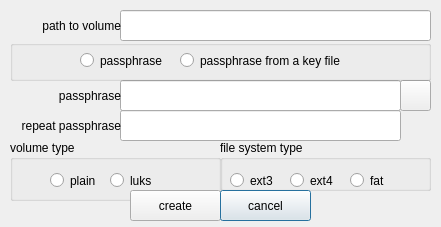
<?xml version="1.0" encoding="UTF-8"?>
<ui version="4.0">
 <class>createpartition</class>
 <widget class="QWidget" name="createpartition">
  <property name="geometry">
   <rect>
    <x>0</x>
    <y>0</y>
    <width>441</width>
    <height>227</height>
   </rect>
  </property>
  <property name="windowTitle">
   <string>create a new volume</string>
  </property>
  <widget class="QLineEdit" name="lineEditVolumePath">
   <property name="geometry">
    <rect>
     <x>120</x>
     <y>10</y>
     <width>311</width>
     <height>31</height>
    </rect>
   </property>
  </widget>
  <widget class="QLabel" name="labelVolumePath">
   <property name="geometry">
    <rect>
     <x>10</x>
     <y>10</y>
     <width>111</width>
     <height>31</height>
    </rect>
   </property>
   <property name="text">
    <string>path to volume</string>
   </property>
   <property name="alignment">
    <set>Qt::AlignRight|Qt::AlignTrailing|Qt::AlignVCenter</set>
   </property>
  </widget>
  <widget class="QGroupBox" name="groupBox">
   <property name="geometry">
    <rect>
     <x>10</x>
     <y>140</y>
     <width>211</width>
     <height>61</height>
    </rect>
   </property>
   <property name="title">
    <string>volume type</string>
   </property>
   <widget class="QRadioButton" name="rbPlain">
    <property name="geometry">
     <rect>
      <x>40</x>
      <y>30</y>
      <width>61</width>
      <height>21</height>
     </rect>
    </property>
    <property name="text">
     <string>plain</string>
    </property>
   </widget>
   <widget class="QRadioButton" name="rbLuks">
    <property name="geometry">
     <rect>
      <x>100</x>
      <y>30</y>
      <width>71</width>
      <height>21</height>
     </rect>
    </property>
    <property name="text">
     <string>luks</string>
    </property>
   </widget>
  </widget>
  <widget class="QGroupBox" name="groupBox_2">
   <property name="geometry">
    <rect>
     <x>220</x>
     <y>140</y>
     <width>211</width>
     <height>51</height>
    </rect>
   </property>
   <property name="title">
    <string>file system type</string>
   </property>
   <widget class="QRadioButton" name="rbext3">
    <property name="geometry">
     <rect>
      <x>10</x>
      <y>30</y>
      <width>95</width>
      <height>21</height>
     </rect>
    </property>
    <property name="text">
     <string>ext3</string>
    </property>
   </widget>
   <widget class="QRadioButton" name="rbext4">
    <property name="geometry">
     <rect>
      <x>70</x>
      <y>30</y>
      <width>61</width>
      <height>21</height>
     </rect>
    </property>
    <property name="text">
     <string>ext4</string>
    </property>
   </widget>
   <widget class="QRadioButton" name="rbfat">
    <property name="geometry">
     <rect>
      <x>130</x>
      <y>30</y>
      <width>61</width>
      <height>21</height>
     </rect>
    </property>
    <property name="text">
     <string>fat</string>
    </property>
   </widget>
  </widget>
  <widget class="QPushButton" name="pbCreate">
   <property name="geometry">
    <rect>
     <x>130</x>
     <y>190</y>
     <width>91</width>
     <height>31</height>
    </rect>
   </property>
   <property name="text">
    <string>create</string>
   </property>
  </widget>
  <widget class="QPushButton" name="pbCancel">
   <property name="geometry">
    <rect>
     <x>220</x>
     <y>190</y>
     <width>91</width>
     <height>31</height>
    </rect>
   </property>
   <property name="text">
    <string>cancel</string>
   </property>
   <property name="default">
    <bool>true</bool>
   </property>
  </widget>
  <widget class="QLineEdit" name="lineEditPassphrase1">
   <property name="geometry">
    <rect>
     <x>120</x>
     <y>80</y>
     <width>281</width>
     <height>31</height>
    </rect>
   </property>
  </widget>
  <widget class="QLabel" name="labelPassPhrase">
   <property name="geometry">
    <rect>
     <x>20</x>
     <y>80</y>
     <width>101</width>
     <height>31</height>
    </rect>
   </property>
   <property name="text">
    <string>passphrase</string>
   </property>
   <property name="alignment">
    <set>Qt::AlignRight|Qt::AlignTrailing|Qt::AlignVCenter</set>
   </property>
  </widget>
  <widget class="QLineEdit" name="lineEditPassPhrase2">
   <property name="geometry">
    <rect>
     <x>120</x>
     <y>110</y>
     <width>281</width>
     <height>31</height>
    </rect>
   </property>
  </widget>
  <widget class="QLabel" name="label_3">
   <property name="geometry">
    <rect>
     <x>10</x>
     <y>110</y>
     <width>111</width>
     <height>31</height>
    </rect>
   </property>
   <property name="text">
    <string>repeat passphrase</string>
   </property>
   <property name="alignment">
    <set>Qt::AlignRight|Qt::AlignTrailing|Qt::AlignVCenter</set>
   </property>
  </widget>
  <widget class="QPushButton" name="pbOpenKeyFile">
   <property name="geometry">
    <rect>
     <x>400</x>
     <y>80</y>
     <width>31</width>
     <height>31</height>
    </rect>
   </property>
   <property name="toolTip">
    <string>open a key file</string>
   </property>
   <property name="text">
    <string/>
   </property>
  </widget>
  <widget class="QGroupBox" name="groupBox_3">
   <property name="geometry">
    <rect>
     <x>10</x>
     <y>40</y>
     <width>421</width>
     <height>41</height>
    </rect>
   </property>
   <property name="title">
    <string/>
   </property>
   <widget class="QRadioButton" name="rbPassphrase">
    <property name="geometry">
     <rect>
      <x>70</x>
      <y>10</y>
      <width>95</width>
      <height>21</height>
     </rect>
    </property>
    <property name="text">
     <string>passphrase</string>
    </property>
   </widget>
   <widget class="QRadioButton" name="rbPassphraseFromFile">
    <property name="geometry">
     <rect>
      <x>170</x>
      <y>10</y>
      <width>211</width>
      <height>21</height>
     </rect>
    </property>
    <property name="text">
     <string>passphrase from a key file</string>
    </property>
   </widget>
  </widget>
 </widget>
 <resources/>
 <connections/>
</ui>
